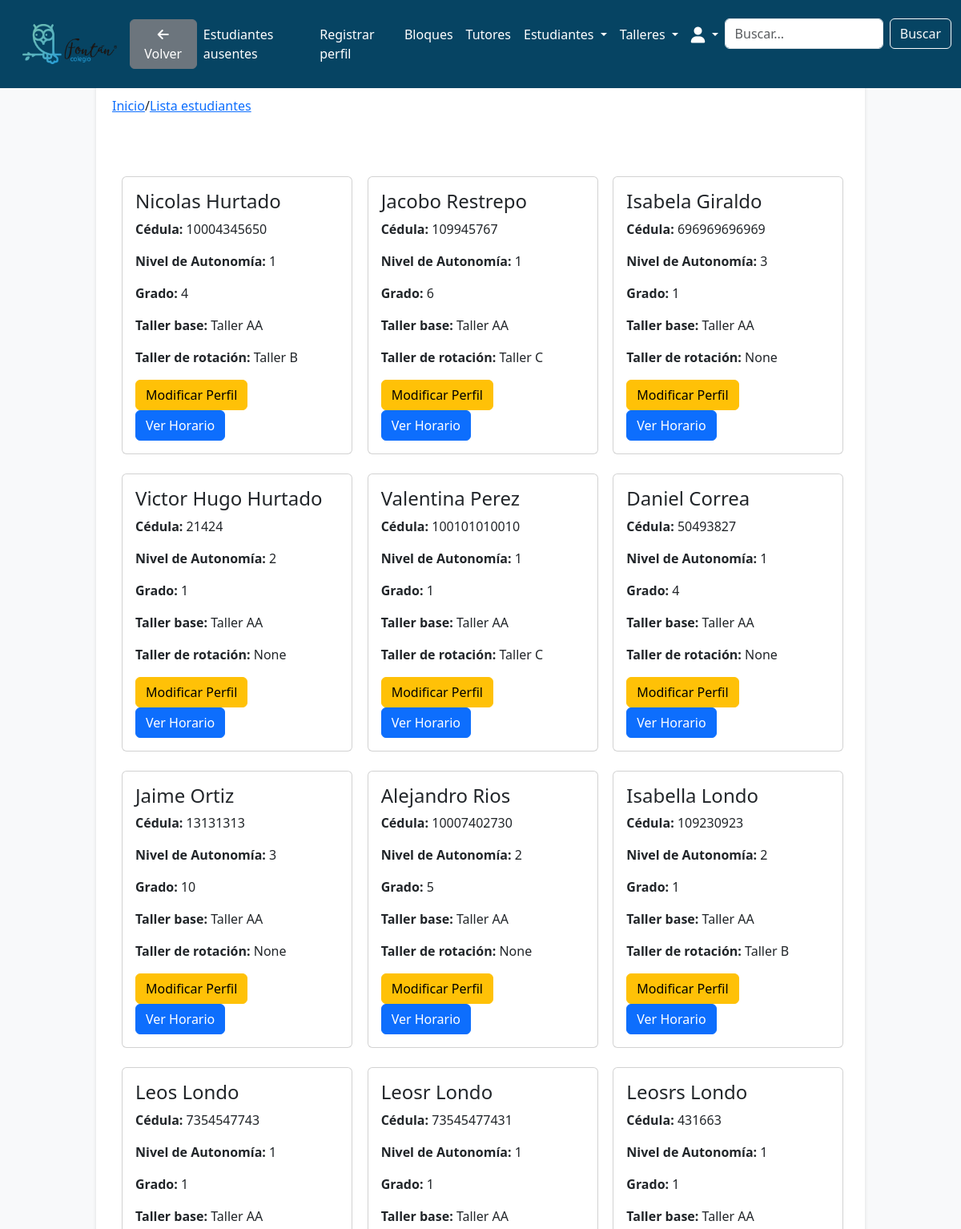
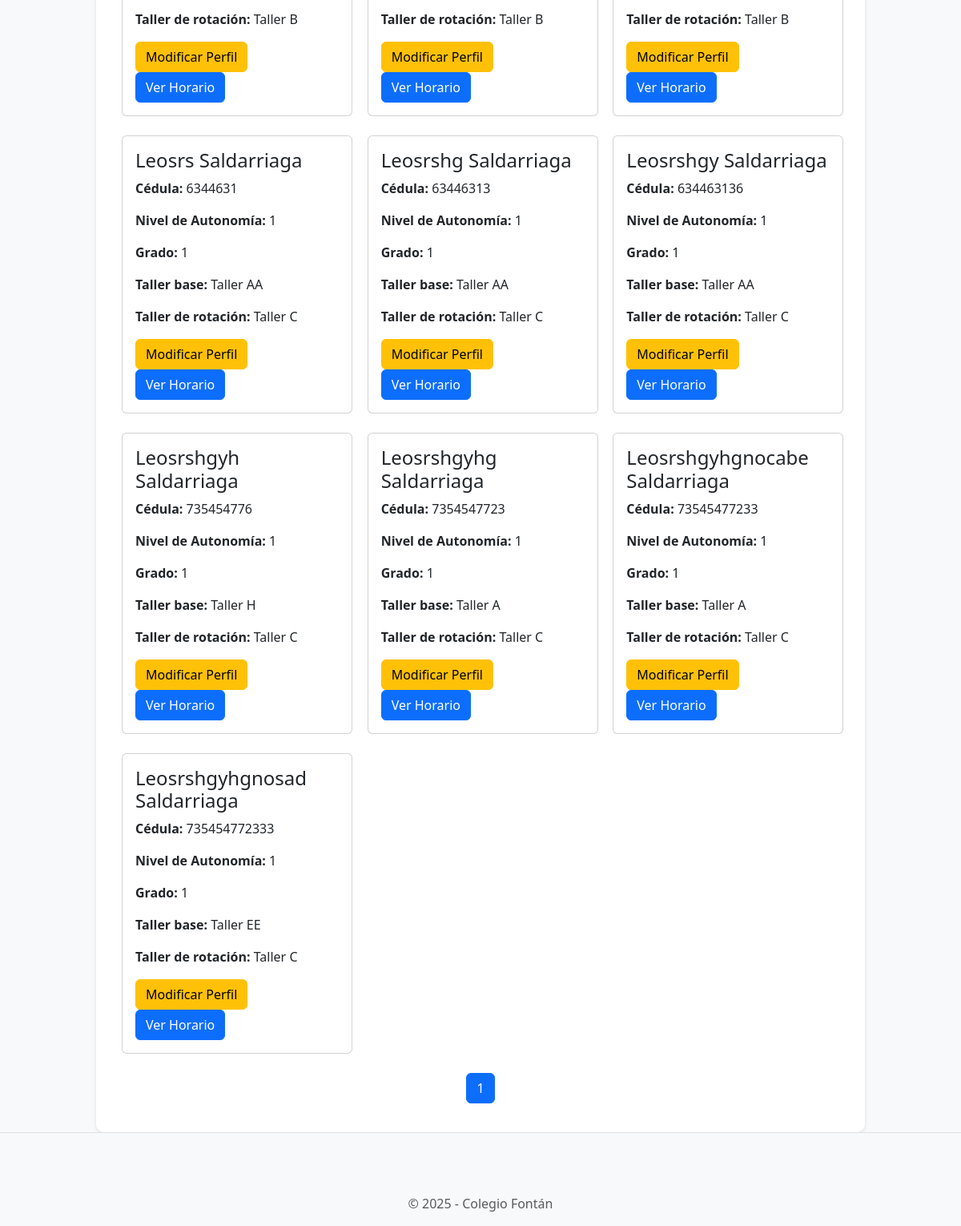
The app's page /students/student_list/ (signed in) with its own data (2 pictures, top to bottom).
### students/models.py (models this page shows, shortened)
class Student(models.Model):
    STATUS_CHOICES = [
        ('present', 'Presente'),
        ('absent', 'Ausente'),
        ('neutral', 'No llamado'),
    ]
    student_id = models.AutoField(primary_key=True)
    name = models.CharField(max_length=100)
    lastname = models.CharField(max_length=100)
    id_number = models.IntegerField(unique=True)
    autonomy_level = models.IntegerField(
        choices=[
            (1, 'Nivel 1'),
            (2, 'Nivel 2'),
            (3, 'Nivel 3'),
        ],
        default=1,
    )
    extended_vacation = models.BooleanField(default=False)
    grade = models.IntegerField(
        choices=[
            (1, '1'),
            (2, '2'),
            (3, '3'),
            (4, '4'),
            (5, '5'),
            (6, '6'),
            (7, '7'),
            (8, '8'),
            (9, '9'),
            (10, '10'),
            (11, '11'),
        ],
        default=1,
    )
    status = models.CharField(
        max_length=10,
        choices=STATUS_CHOICES,
        default='neutral'
    )
    workshop = models.ForeignKey('workshops.Workshop', on_delete=models.SET_NULL, null=True, blank=True)
    last_reset = models.DateTimeField(default=now)
    rotation_workshop = models.CharField(max_length=200, blank=True, null=True)

### workshops/models.py (models this page shows, shortened)
class Workshop(models.Model):
    WORKSHOP_TYPES = [
        ('primary', 'Primaria'),
        ('high_school', 'Bachillerato'),
        ('collective', 'Colectivo'),
    ]
    workshop_id = models.AutoField(primary_key=True)
    name = models.CharField(max_length=100, unique=True)
    tutor = models.ForeignKey(
        'tutors.Tutor',
        on_delete=models.SET_NULL,
        null=True,
        blank=True,
        related_name='workshops'  # Esta línea permite acceder a los talleres desde el tutor
    )
    max_capacity = models.IntegerField(default=25)
    type = models.CharField(
        max_length=20,
        choices=WORKSHOP_TYPES,
        default='primary'
    )

### students/views.py (the view)
# urls.py: path('student_list/', views.student_list, name='students.student_list'),
def student_list(request):
    query = request.GET.get('query', '').strip()  # Elimina espacios en blanco en la búsqueda
    workshops = Workshop.objects.all()
    if query:
        students = Student.objects.filter(
            Q(name__icontains=query) |
            Q(lastname__icontains=query)
        )
    else:
        students = Student.objects.all()
    paginator = Paginator(students, 30)  # 30 estudiantes por página
    page_number = request.GET.get('page')  # Página actual
    page_obj = paginator.get_page(page_number)
    return render(request, 'students/student_list.html', {
        'workshops': workshops,
        'students': page_obj,  # Pasamos solo la página actual
        'query': query,
        'search_type': 'students',
    })

### students/templates/students/student_list.html (shortened to what this page needs)
{% extends 'base.html' %}
{% block breadcrumb %}
<a href="{% url 'home.home' %}">Inicio</a>
<span>/</span>
<a href="{% url 'students.student_list' %}">Lista estudiantes</a>
{% endblock %}
{% load static %}
{% block content %}
<div class="container">
  <div class="row row-cols-1 row-cols-md-3 g-4">
    {% if students %}
      {% for student in students %}
        <div class="col">
          <div class="card" style="width: 18rem;">
            <div class="card-body">
              <h4 class="card-title">{{ student.name }} {{ student.lastname }}</h4>
              <p class="card-text"><strong>Cédula:</strong> {{ student.id_number }}</p>
              <p class="card-text"><strong>Nivel de Autonomía:</strong> {{ student.autonomy_level }}</p>
              <p class="card-text"><strong>Grado:</strong> {{ student.grade }}</p>
              <p class="card-text"><strong>Taller base:</strong> {{ student.workshop.name }}</p>
              <p class="card-text"><strong>Taller de rotación:</strong> {{ student.rotation_workshop }}</p>
              <a href="{% url 'students.modify_student' student_id=student.student_id %}" class="btn btn-warning">Modificar Perfil</a>
              <a href="{% url 'student_schedule' student_id=student.student_id %}" class="btn btn-primary">Ver Horario</a>
            </div>
          </div>
        </div>
      {% endfor %}
    {% else %}
      <h2>No hay estudiantes disponibles</h2>
    {% endif %}
  </div>
  <nav aria-label="Navegación de páginas" class="mt-4">
    <ul class="pagination justify-content-center">
      {% for num in students.paginator.page_range %}
        <li class="page-item {% if students.number == num %}active{% endif %}">
          <a class="page-link" href="?page={{ num }}&query={{ query }}">{{ num }}</a>
        </li>
      {% endfor %}
    </ul>
  </nav>
</div>
{% endblock %}

### horariosfontanproyecto/templates/base.html (style rules this page uses)
body { background-color: #f8f9fa; }
.container { max-width: 960px; margin: 0 auto; }

### horariosfontanproyecto/templates/navbar.html (style rules this page uses)
:root { --primary-color: #064463; --secondary-color: #1C5471; --hover-color: #163E59; --text-color: #fff; --bg-color: #f9f9f9; }

### records on screen
Student: name "Nicolas", lastname "Hurtado", id_number "10004345650", autonomy_level "1", grade "4", workshop.name "Taller AA", rotation_workshop "Taller B"
Student: name "Jacobo", lastname "Restrepo", id_number "109945767", autonomy_level "1", grade "6", workshop.name "Taller AA", rotation_workshop "Taller C"
Student: name "Isabela", lastname "Giraldo", id_number "696969696969", autonomy_level "3", grade "1", workshop.name "Taller AA", rotation_workshop "None"
Student: name "Victor Hugo", lastname "Hurtado", id_number "21424", autonomy_level "2", grade "1", workshop.name "Taller AA", rotation_workshop "None"
Student: name "Valentina", lastname "Perez", id_number "100101010010", autonomy_level "1", grade "1", workshop.name "Taller AA", rotation_workshop "Taller C"
Student: name "Daniel", lastname "Correa", id_number "50493827", autonomy_level "1", grade "4", workshop.name "Taller AA", rotation_workshop "None"
Student: name "Jaime", lastname "Ortiz", id_number "13131313", autonomy_level "3", grade "10", workshop.name "Taller AA", rotation_workshop "None"
Student: name "Alejandro", lastname "Rios", id_number "10007402730", autonomy_level "2", grade "5", workshop.name "Taller AA", rotation_workshop "None"
Student: name "Isabella", lastname "Londo", id_number "109230923", autonomy_level "2", grade "1", workshop.name "Taller AA", rotation_workshop "Taller B"
Student: name "Leos", lastname "Londo", id_number "7354547743", autonomy_level "1", grade "1", workshop.name "Taller AA", rotation_workshop "Taller B"
Student: name "Leosr", lastname "Londo", id_number "73545477431", autonomy_level "1", grade "1", workshop.name "Taller AA", rotation_workshop "Taller B"
Student: name "Leosrs", lastname "Londo", id_number "431663", autonomy_level "1", grade "1", workshop.name "Taller AA", rotation_workshop "Taller B"
Student: name "Leosrs", lastname "Saldarriaga", id_number "6344631", autonomy_level "1", grade "1", workshop.name "Taller AA", rotation_workshop "Taller C"
Student: name "Leosrshg", lastname "Saldarriaga", id_number "63446313", autonomy_level "1", grade "1", workshop.name "Taller AA", rotation_workshop "Taller C"
Student: name "Leosrshgy", lastname "Saldarriaga", id_number "634463136", autonomy_level "1", grade "1", workshop.name "Taller AA", rotation_workshop "Taller C"
Student: name "Leosrshgyh", lastname "Saldarriaga", id_number "735454776", autonomy_level "1", grade "1", workshop.name "Taller H", rotation_workshop "Taller C"
Student: name "Leosrshgyhg", lastname "Saldarriaga", id_number "7354547723", autonomy_level "1", grade "1", workshop.name "Taller A", rotation_workshop "Taller C"
Student: name "Leosrshgyhgnocabe", lastname "Saldarriaga", id_number "73545477233", autonomy_level "1", grade "1", workshop.name "Taller A", rotation_workshop "Taller C"
Student: name "Leosrshgyhgnosad", lastname "Saldarriaga", id_number "735454772333", autonomy_level "1", grade "1", workshop.name "Taller EE", rotation_workshop "Taller C"

### other values on screen
{{ num }} "1"
